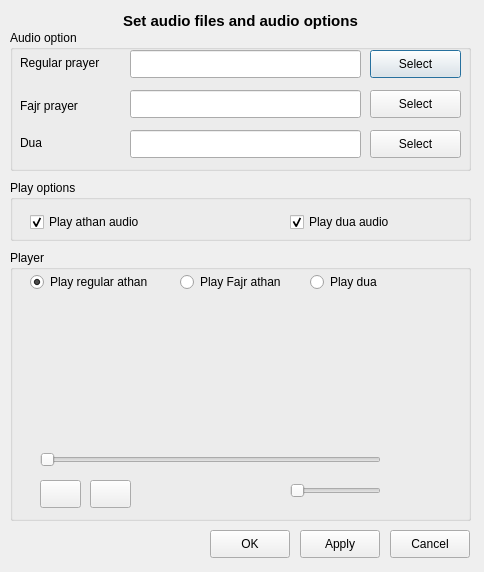
<?xml version="1.0" encoding="UTF-8"?>
<ui version="4.0">
 <class>Audio</class>
 <widget class="QDialog" name="Audio">
  <property name="geometry">
   <rect>
    <x>0</x>
    <y>0</y>
    <width>484</width>
    <height>572</height>
   </rect>
  </property>
  <property name="minimumSize">
   <size>
    <width>484</width>
    <height>461</height>
   </size>
  </property>
  <property name="maximumSize">
   <size>
    <width>484</width>
    <height>700</height>
   </size>
  </property>
  <property name="windowTitle">
   <string>Qsalat - audio</string>
  </property>
  <widget class="QGroupBox" name="groupBox">
   <property name="geometry">
    <rect>
     <x>10</x>
     <y>30</y>
     <width>461</width>
     <height>141</height>
    </rect>
   </property>
   <property name="title">
    <string>Audio option</string>
   </property>
   <widget class="QPushButton" name="prayerButton">
    <property name="geometry">
     <rect>
      <x>360</x>
      <y>20</y>
      <width>91</width>
      <height>28</height>
     </rect>
    </property>
    <property name="text">
     <string>Select</string>
    </property>
   </widget>
   <widget class="QPushButton" name="fajrButton">
    <property name="geometry">
     <rect>
      <x>360</x>
      <y>60</y>
      <width>91</width>
      <height>28</height>
     </rect>
    </property>
    <property name="text">
     <string>Select</string>
    </property>
   </widget>
   <widget class="QLineEdit" name="prayerLineEdit">
    <property name="geometry">
     <rect>
      <x>120</x>
      <y>20</y>
      <width>231</width>
      <height>28</height>
     </rect>
    </property>
   </widget>
   <widget class="QLineEdit" name="fajrLineEdit">
    <property name="geometry">
     <rect>
      <x>120</x>
      <y>60</y>
      <width>231</width>
      <height>28</height>
     </rect>
    </property>
   </widget>
   <widget class="QLabel" name="prayerLabel">
    <property name="geometry">
     <rect>
      <x>10</x>
      <y>17</y>
      <width>101</width>
      <height>31</height>
     </rect>
    </property>
    <property name="text">
     <string>Regular prayer</string>
    </property>
   </widget>
   <widget class="QLabel" name="fajrLabel">
    <property name="geometry">
     <rect>
      <x>10</x>
      <y>60</y>
      <width>101</width>
      <height>31</height>
     </rect>
    </property>
    <property name="text">
     <string>Fajr prayer</string>
    </property>
   </widget>
   <widget class="QPushButton" name="duaButton">
    <property name="geometry">
     <rect>
      <x>360</x>
      <y>100</y>
      <width>91</width>
      <height>28</height>
     </rect>
    </property>
    <property name="text">
     <string>Select</string>
    </property>
   </widget>
   <widget class="QLineEdit" name="duaLineEdit">
    <property name="geometry">
     <rect>
      <x>120</x>
      <y>100</y>
      <width>231</width>
      <height>28</height>
     </rect>
    </property>
    <property name="text">
     <string/>
    </property>
   </widget>
   <widget class="QLabel" name="duaLabel">
    <property name="geometry">
     <rect>
      <x>10</x>
      <y>97</y>
      <width>101</width>
      <height>31</height>
     </rect>
    </property>
    <property name="text">
     <string>Dua</string>
    </property>
   </widget>
  </widget>
  <widget class="QGroupBox" name="groupBox_2">
   <property name="geometry">
    <rect>
     <x>10</x>
     <y>180</y>
     <width>461</width>
     <height>61</height>
    </rect>
   </property>
   <property name="title">
    <string>Play options</string>
   </property>
   <widget class="QCheckBox" name="salatCheckBox">
    <property name="geometry">
     <rect>
      <x>20</x>
      <y>30</y>
      <width>191</width>
      <height>24</height>
     </rect>
    </property>
    <property name="text">
     <string>Play athan audio</string>
    </property>
    <property name="checked">
     <bool>true</bool>
    </property>
   </widget>
   <widget class="QCheckBox" name="duaCheckBox">
    <property name="geometry">
     <rect>
      <x>280</x>
      <y>30</y>
      <width>171</width>
      <height>24</height>
     </rect>
    </property>
    <property name="text">
     <string>Play dua audio</string>
    </property>
    <property name="checked">
     <bool>true</bool>
    </property>
   </widget>
  </widget>
  <widget class="QGroupBox" name="groupBox_3">
   <property name="geometry">
    <rect>
     <x>10</x>
     <y>250</y>
     <width>461</width>
     <height>271</height>
    </rect>
   </property>
   <property name="title">
    <string>Player</string>
   </property>
   <widget class="QPushButton" name="playButton">
    <property name="geometry">
     <rect>
      <x>30</x>
      <y>230</y>
      <width>41</width>
      <height>28</height>
     </rect>
    </property>
    <property name="text">
     <string/>
    </property>
   </widget>
   <widget class="QPushButton" name="stopButton">
    <property name="geometry">
     <rect>
      <x>80</x>
      <y>230</y>
      <width>41</width>
      <height>28</height>
     </rect>
    </property>
    <property name="text">
     <string/>
    </property>
   </widget>
   <widget class="QRadioButton" name="regularRadioButton">
    <property name="geometry">
     <rect>
      <x>20</x>
      <y>20</y>
      <width>131</width>
      <height>24</height>
     </rect>
    </property>
    <property name="text">
     <string>Play regular athan</string>
    </property>
    <property name="checked">
     <bool>true</bool>
    </property>
   </widget>
   <widget class="QRadioButton" name="fajrRadioButton">
    <property name="geometry">
     <rect>
      <x>170</x>
      <y>20</y>
      <width>111</width>
      <height>24</height>
     </rect>
    </property>
    <property name="text">
     <string>Play Fajr athan</string>
    </property>
   </widget>
   <widget class="QRadioButton" name="duaRadioButton">
    <property name="geometry">
     <rect>
      <x>300</x>
      <y>20</y>
      <width>91</width>
      <height>24</height>
     </rect>
    </property>
    <property name="text">
     <string>Play dua</string>
    </property>
   </widget>
   <widget class="Phonon::VideoPlayer" name="videoPlayer">
    <property name="geometry">
     <rect>
      <x>30</x>
      <y>50</y>
      <width>341</width>
      <height>141</height>
     </rect>
    </property>
   </widget>
   <widget class="QSlider" name="timeSlider">
    <property name="geometry">
     <rect>
      <x>30</x>
      <y>200</y>
      <width>341</width>
      <height>20</height>
     </rect>
    </property>
    <property name="orientation">
     <enum>Qt::Horizontal</enum>
    </property>
   </widget>
   <widget class="QSlider" name="volumeSlider">
    <property name="geometry">
     <rect>
      <x>280</x>
      <y>230</y>
      <width>91</width>
      <height>21</height>
     </rect>
    </property>
    <property name="orientation">
     <enum>Qt::Horizontal</enum>
    </property>
   </widget>
  </widget>
  <widget class="QPushButton" name="cancelButton">
   <property name="geometry">
    <rect>
     <x>390</x>
     <y>530</y>
     <width>80</width>
     <height>28</height>
    </rect>
   </property>
   <property name="text">
    <string>Cancel</string>
   </property>
  </widget>
  <widget class="QPushButton" name="saveButton">
   <property name="geometry">
    <rect>
     <x>300</x>
     <y>530</y>
     <width>80</width>
     <height>28</height>
    </rect>
   </property>
   <property name="text">
    <string>Apply</string>
   </property>
  </widget>
  <widget class="QPushButton" name="okButton">
   <property name="geometry">
    <rect>
     <x>210</x>
     <y>530</y>
     <width>80</width>
     <height>28</height>
    </rect>
   </property>
   <property name="text">
    <string>OK</string>
   </property>
  </widget>
  <widget class="QLabel" name="label">
   <property name="geometry">
    <rect>
     <x>10</x>
     <y>10</y>
     <width>461</width>
     <height>21</height>
    </rect>
   </property>
   <property name="font">
    <font>
     <pointsize>11</pointsize>
     <weight>75</weight>
     <bold>true</bold>
    </font>
   </property>
   <property name="text">
    <string>Set audio files and audio options</string>
   </property>
   <property name="alignment">
    <set>Qt::AlignCenter</set>
   </property>
  </widget>
 </widget>
 <customwidgets>
  <customwidget>
   <class>Phonon::VideoPlayer</class>
   <extends>QWidget</extends>
   <header location="global">phonon/videoplayer.h</header>
  </customwidget>
 </customwidgets>
 <resources/>
 <connections/>
</ui>
